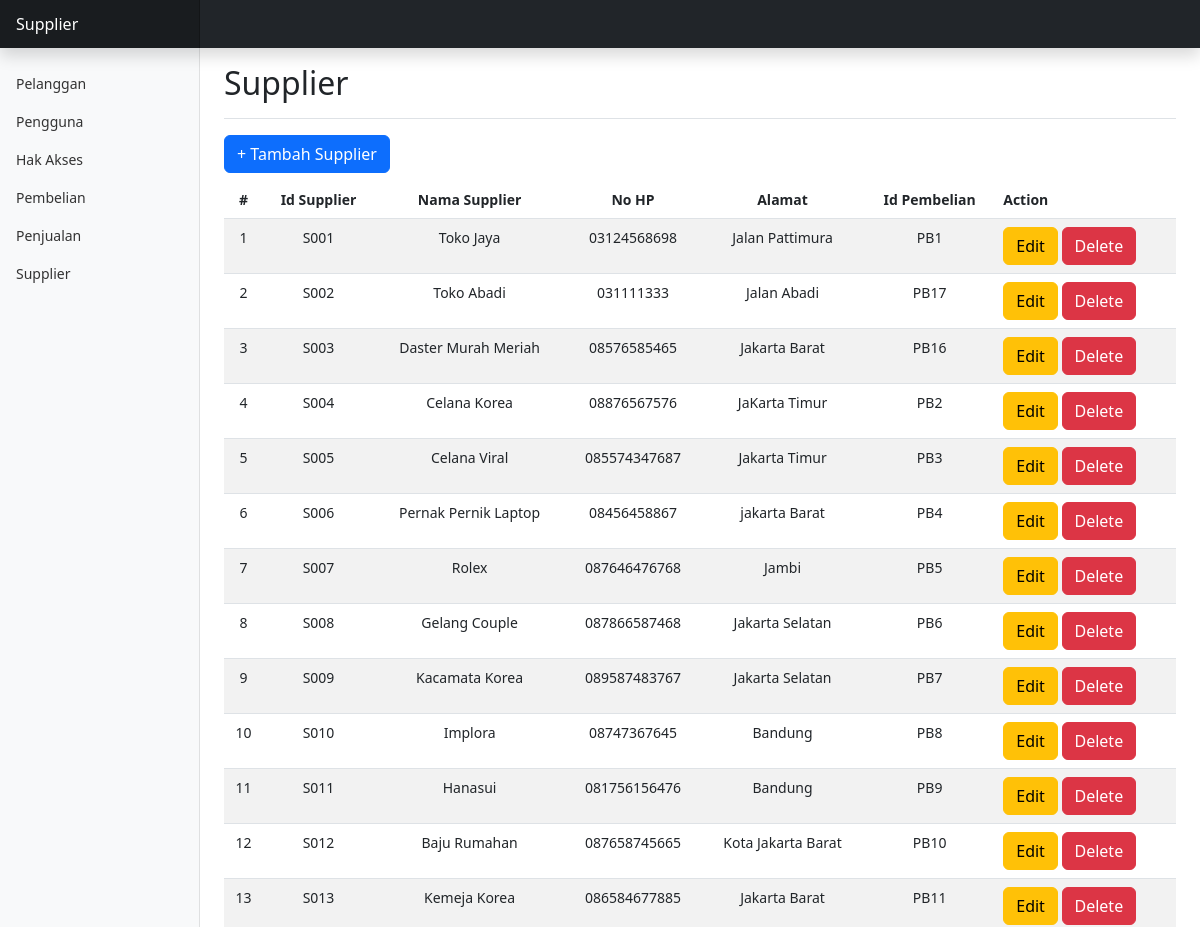
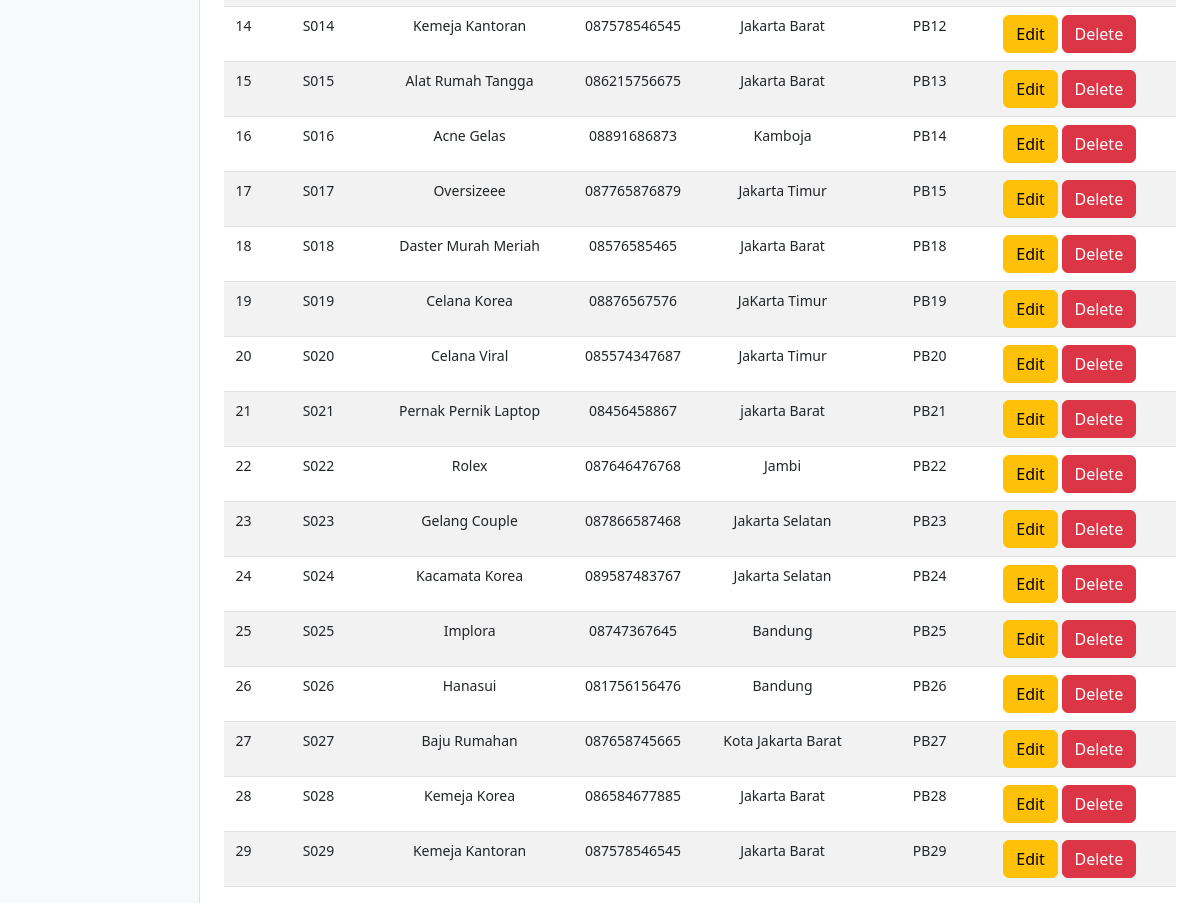
Page /Views/ViewSupplier/index.php on the committed database (2 pictures, top to bottom).
### tables this page shows
CREATE TABLE `supplier` (
  `id_supplier` varchar(10) NOT NULL,
  `nama_supplier` varchar(100) NOT NULL,
  `no_hp` varchar(12) NOT NULL,
  `alamat` text NOT NULL,
  `id_pembelian` varchar(10) NOT NULL
);

### Classes/Crud/Crud.php (called while the page is built)
<?php
    require_once '../../Connect/connection.php';
    class Crud {
        private $name;
        public function __construct($table)
        {
            $this->name = $table;
        }
        public function show()
        {
            global $connect;
            $sql = "SELECT * FROM " . $this->name;
            $execute_query = mysqli_query($connect, $sql);
            return $execute_query;
        }
        public function className()
        {
            return get_class($this);
        }
    }
?>

### Views/ViewSupplier/index.php (the view, shortened to what this page needs)
<?php
    $supplier = new Supplier();
    $data = $supplier->show();
    $data_count = 1;
?>
<!DOCTYPE html>
<html lang="en">
<head>
    <link rel="stylesheet" href="./style/style.css">
      <link href="https://cdn.jsdelivr.net/npm/bootstrap@5.3.0-alpha3/dist/css/bootstrap.min.css" rel="stylesheet">
    <link rel="stylesheet" href="../Style/style.css">
</head>
<body>
<header class="navbar navbar-dark sticky-top bg-dark flex-md-nowrap p-0 shadow">
  <a class="navbar-brand col-md-3 col-lg-2 me-0 px-3 fs-6" href="#"><?= $supplier->className()?></a>
</header>
<div class="container-fluid">
  <div class="row">
    <nav id="sidebarMenu" class="col-md-3 col-lg-2 d-md-block bg-body-tertiary sidebar collapse">
      <div class="position-sticky pt-3 sidebar-sticky">
        <ul class="nav flex-column">
          <li class="nav-item">
            <a class="nav-link" aria-current="page" href="../ViewPelanggan/index.php">
              Pelanggan
            </a>
          </li>
          <li class="nav-item">
            <a class="nav-link" aria-current="page" href="../ViewPengguna/index.php">
              Pengguna
            </a>
          </li>
          <li class="nav-item">
            <a class="nav-link" aria-current="page" href="../ViewHakAkses/index.php">
              Hak Akses
            </a>
          </li>
          <li class="nav-item">
            <a class="nav-link" aria-current="page" href="../ViewPembelian/index.php">
              Pembelian
            </a>
          </li>
          <li class="nav-item">
            <a class="nav-link" aria-current="page" href="../ViewPenjualan/index.php">
              Penjualan
            </a>
          </li>
          <li class="nav-item">
            <a class="nav-link" aria-current="page" href="../ViewSupplier/index.php">
              Supplier
            </a>
          </li>
        </ul>
    </nav>
    <main class="col-md-9 ms-sm-auto col-lg-10 px-md-4">
      <div class="d-flex justify-content-between flex-wrap flex-md-nowrap align-items-center pt-3 pb-2 mb-3 border-bottom">
        <h1 class="h2"><?= $supplier->className() ?></h1>
      </div>
      <a href="./create.php"><button type="button" class="btn btn-primary mb-2">+ Tambah Supplier</button></a>
      <div class="table-responsive">
        <table class="table table-striped table-lg">
          <thead>
            <tr>
              <th scope="col" class="align-mid">#</th>
              <th scope="col" class="align-mid">Id Supplier</th>
              <th scope="col" class="align-mid">Nama Supplier</th>
              <th scope="col" class="align-mid">No HP</th>
              <th scope="col" class="align-mid">Alamat</th>
              <th scope="col" class="align-mid">Id Pembelian</th>
              <th scope="col">Action</th>
            </tr>
          </thead>
          <tbody>
            <?php while($row = mysqli_fetch_array($data)) { ?>
              <tr>
                <th class="font-normal"><?= $data_count ?></th>
                <th class="font-normal"><?= $row['id_supplier']?></th>
                <th class="font-normal"><?= $row['nama_supplier']?></th>
                <th class="font-normal"><?= $row['no_hp']?></th>
                <th class="font-normal"><?= $row['alamat']?></th>
                <th class="font-normal"><?= $row['id_pembelian']?></th>
                <th>
                    <a href="./edit.php?id_supplier=<?= $row['id_supplier']?>"><button type="button" class="btn btn-warning">Edit</button></a>
                    <a href="#"><button type="button" class="btn btn-danger">Delete</button></a>
                </th>
                </tr>
            <?php
                $data_count++;
                }
            ?>
          </tbody>
        </table>
      </div>
    </main>
  </div>
</div>
</body>
</html>

### Views/Style/style.css (style rules this page uses)
body { font-size: .875rem; }
.sidebar { position: fixed; top: 0; bottom: 0; left: 0; z-index: 100; padding: 48px 0 0; box-shadow: inset -1px 0 0 rgba(0, 0, 0, .1); }
.sidebar-sticky { height: calc(100vh - 48px); overflow-x: hidden; overflow-y: auto; }
.sidebar .nav-link { font-weight: 500; color: #333; }
.navbar-brand { padding-top: .75rem; padding-bottom: .75rem; background-color: rgba(0, 0, 0, .25); box-shadow: inset -1px 0 0 rgba(0, 0, 0, .25); }

### Views/ViewSupplier/index.php (style rules this page uses)
.font-normal { font-weight: 450!important; text-align: center!important; }
.align-mid { text-align: center!important; }

### rows in the picture
supplier: id_supplier "S001", nama_supplier "Toko Jaya", no_hp "03124568698", alamat "Jalan Pattimura", id_pembelian "PB1"
supplier: id_supplier "S002", nama_supplier "Toko Abadi", no_hp "031111333", alamat "Jalan Abadi", id_pembelian "PB17"
supplier: id_supplier "S003", nama_supplier "Daster Murah Meriah", no_hp "08576585465", alamat "Jakarta Barat", id_pembelian "PB16"
supplier: id_supplier "S004", nama_supplier "Celana Korea", no_hp "08876567576", alamat "JaKarta Timur", id_pembelian "PB2"
supplier: id_supplier "S005", nama_supplier "Celana Viral", no_hp "085574347687", alamat "Jakarta Timur", id_pembelian "PB3"
supplier: id_supplier "S006", nama_supplier "Pernak Pernik Laptop", no_hp "08456458867", alamat "jakarta Barat", id_pembelian "PB4"
supplier: id_supplier "S007", nama_supplier "Rolex", no_hp "087646476768", alamat "Jambi", id_pembelian "PB5"
supplier: id_supplier "S008", nama_supplier "Gelang Couple", no_hp "087866587468", alamat "Jakarta Selatan", id_pembelian "PB6"
supplier: id_supplier "S009", nama_supplier "Kacamata Korea", no_hp "089587483767", alamat "Jakarta Selatan", id_pembelian "PB7"
supplier: id_supplier "S010", nama_supplier "Implora", no_hp "08747367645", alamat "Bandung", id_pembelian "PB8"
supplier: id_supplier "S011", nama_supplier "Hanasui", no_hp "081756156476", alamat "Bandung", id_pembelian "PB9"
supplier: id_supplier "S012", nama_supplier "Baju Rumahan", no_hp "087658745665", alamat "Kota Jakarta Barat", id_pembelian "PB10"
supplier: id_supplier "S013", nama_supplier "Kemeja Korea", no_hp "086584677885", alamat "Jakarta Barat", id_pembelian "PB11"
supplier: id_supplier "S014", nama_supplier "Kemeja Kantoran", no_hp "087578546545", alamat "Jakarta Barat", id_pembelian "PB12"
supplier: id_supplier "S015", nama_supplier "Alat Rumah Tangga", no_hp "086215756675", alamat "Jakarta Barat", id_pembelian "PB13"
supplier: id_supplier "S016", nama_supplier "Acne Gelas", no_hp "08891686873", alamat "Kamboja", id_pembelian "PB14"
supplier: id_supplier "S017", nama_supplier "Oversizeee", no_hp "087765876879", alamat "Jakarta Timur", id_pembelian "PB15"
supplier: id_supplier "S018", nama_supplier "Daster Murah Meriah", no_hp "08576585465", alamat "Jakarta Barat", id_pembelian "PB18"
supplier: id_supplier "S019", nama_supplier "Celana Korea", no_hp "08876567576", alamat "JaKarta Timur", id_pembelian "PB19"
supplier: id_supplier "S020", nama_supplier "Celana Viral", no_hp "085574347687", alamat "Jakarta Timur", id_pembelian "PB20"
supplier: id_supplier "S021", nama_supplier "Pernak Pernik Laptop", no_hp "08456458867", alamat "jakarta Barat", id_pembelian "PB21"
supplier: id_supplier "S022", nama_supplier "Rolex", no_hp "087646476768", alamat "Jambi", id_pembelian "PB22"
supplier: id_supplier "S023", nama_supplier "Gelang Couple", no_hp "087866587468", alamat "Jakarta Selatan", id_pembelian "PB23"
supplier: id_supplier "S024", nama_supplier "Kacamata Korea", no_hp "089587483767", alamat "Jakarta Selatan", id_pembelian "PB24"
supplier: id_supplier "S025", nama_supplier "Implora", no_hp "08747367645", alamat "Bandung", id_pembelian "PB25"
supplier: id_supplier "S026", nama_supplier "Hanasui", no_hp "081756156476", alamat "Bandung", id_pembelian "PB26"
supplier: id_supplier "S027", nama_supplier "Baju Rumahan", no_hp "087658745665", alamat "Kota Jakarta Barat", id_pembelian "PB27"
supplier: id_supplier "S028", nama_supplier "Kemeja Korea", no_hp "086584677885", alamat "Jakarta Barat", id_pembelian "PB28"
supplier: id_supplier "S029", nama_supplier "Kemeja Kantoran", no_hp "087578546545", alamat "Jakarta Barat", id_pembelian "PB29"

### other values in the picture
$supplier->className() "Supplier"
